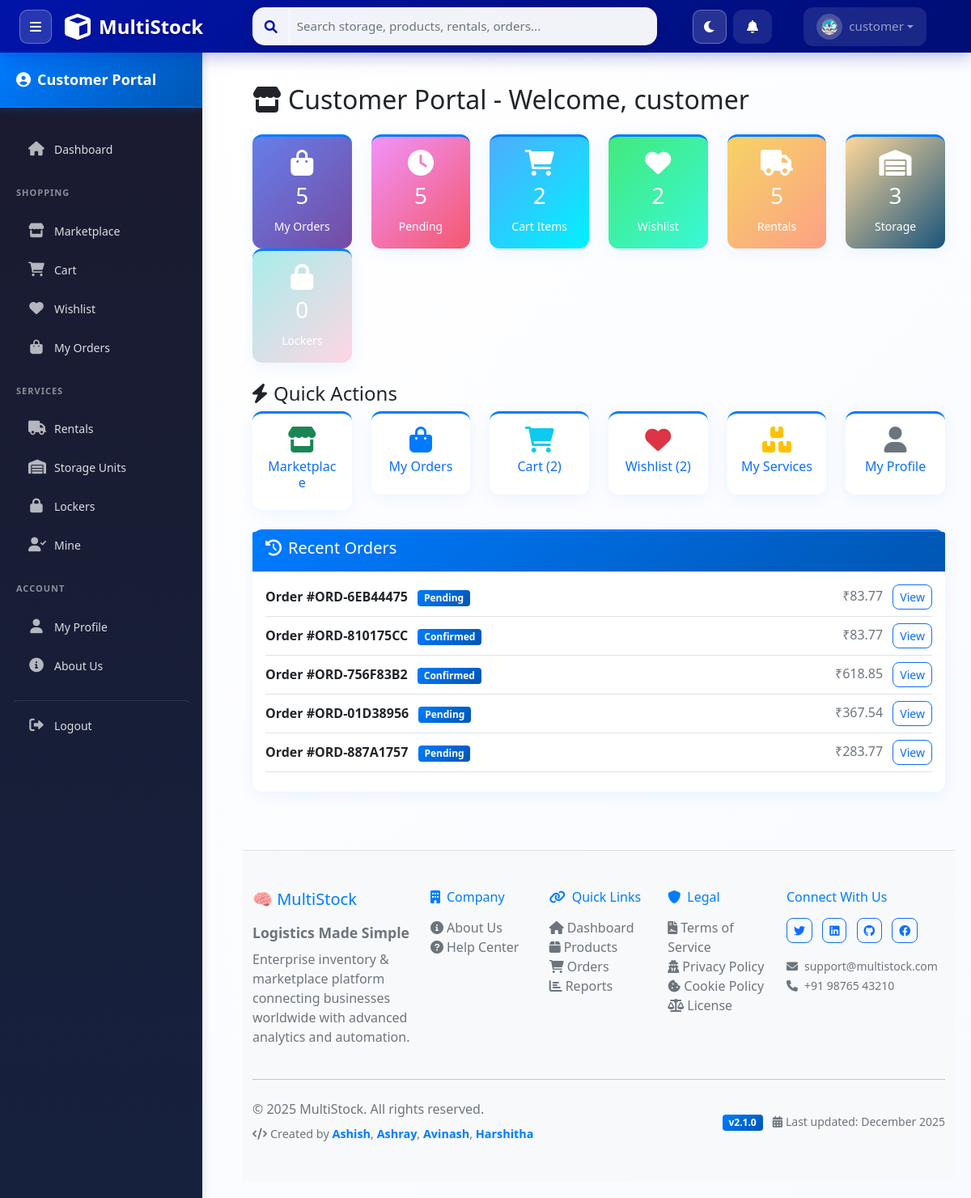
The page /dashboard/customer/ (signed in) on the database its author committed.
### apps/users/models.py (models this page shows, shortened)
class UserProfile(models.Model):
    ROLE_CHOICES = [
        ('superadmin', 'SuperAdmin'),
        ('admin', 'Admin'),
        ('manager', 'Manager'),
        ('staff', 'Staff'),
        ('customer', 'Customer'),
    ]
    user = models.OneToOneField(User, on_delete=models.CASCADE, related_name='profile')
    role = models.CharField(max_length=20, choices=ROLE_CHOICES, default='staff')
    phone = models.CharField(max_length=20, blank=True)
    department = models.CharField(max_length=100, blank=True)
    employee_id = models.CharField(max_length=50, blank=True, unique=True, null=True)
    avatar = models.ImageField(upload_to='avatars/', blank=True, null=True)
    avatar_url = models.CharField(max_length=500, blank=True, null=True)
    bio = models.TextField(blank=True)
    is_active = models.BooleanField(default=True)
    last_login_ip = models.GenericIPAddressField(blank=True, null=True)
    created_at = models.DateTimeField(auto_now_add=True)
    updated_at = models.DateTimeField(auto_now=True)
    class Meta:
        app_label = 'users'
        verbose_name = 'User Profile'
        verbose_name_plural = 'User Profiles'

### apps/orders/models.py (models this page shows, shortened)
class Order(models.Model):
    ORDER_TYPES = [
        ('sale', 'Sales Order'),
        ('purchase', 'Purchase Order'),
    ]
    STATUS_CHOICES = [
        ('pending', 'Pending'),
        ('confirmed', 'Confirmed'),
        ('processing', 'Processing'),
        ('packed', 'Packed'),
        ('ready_to_ship', 'Ready to Ship'),
        ('shipped', 'Shipped'),
        ('in_transit', 'In Transit'),
        ('out_for_delivery', 'Out for Delivery'),
        ('delivered', 'Delivered'),
        ('cancelled', 'Cancelled'),
        ('returned', 'Returned'),
    ]
    PAYMENT_STATUS = [
        ('unpaid', 'Unpaid'),
        ('paid', 'Paid'),
        ('refunded', 'Refunded'),
    ]
    order_number = models.CharField(max_length=100, unique=True)
    order_type = models.CharField(max_length=20, choices=ORDER_TYPES)
    customer = models.ForeignKey('customer.ListModel', on_delete=models.CASCADE, null=True, blank=True)
    customer_user = models.ForeignKey(User, on_delete=models.SET_NULL, null=True, blank=True, related_name='customer_orders')
    supplier = models.ForeignKey('supplier.ListModel', on_delete=models.CASCADE, null=True, blank=True)
    status = models.CharField(max_length=20, choices=STATUS_CHOICES, default='pending')
    payment_status = models.CharField(max_length=20, choices=PAYMENT_STATUS, default='unpaid')
    total_amount = models.DecimalField(max_digits=10, decimal_places=2, default=0)
    discount_amount = models.DecimalField(max_digits=10, decimal_places=2, default=0)
    delivery_fee = models.DecimalField(max_digits=10, decimal_places=2, default=40)
    grand_total = models.DecimalField(max_digits=10, decimal_places=2, default=0)
    delivery_address = models.TextField(blank=True)
    delivery_phone = models.CharField(max_length=20, blank=True)
    payment_method = models.CharField(max_length=50, blank=True)
    delivery_date = models.DateField(null=True, blank=True)
    assigned_to = models.ForeignKey(User, on_delete=models.SET_NULL, null=True, blank=True, related_name='assigned_orders')
    internal_notes = models.TextField(blank=True)
    openid = models.CharField(max_length=255, verbose_name="OpenID", help_text="Store/User Identifier", default="")
    created_by = models.ForeignKey(User, on_delete=models.CASCADE, related_name='created_orders')
    created_at = models.DateTimeField(auto_now_add=True)
    updated_at = models.DateTimeField(auto_now=True)
    class Meta:
        indexes = [
            models.Index(fields=['order_number'], name='idx_order_number'),
            models.Index(fields=['status'], name='idx_order_status'),
            models.Index(fields=['payment_status'], name='idx_payment_status'),
            models.Index(fields=['created_at'], name='idx_order_created'),
            models.Index(fields=['status', 'payment_status'], name='idx_order_state'),
        ]

### greaterwms/views_dashboards.py (the view)
# urls.py: path('dashboard/customer/', views_dashboards.customer_dashboard, name='customer_dashboard'),
@login_required
@require_role('customer')
def customer_dashboard(request):
    from orders.models import Order
    from cart.models import Cart
    from goods.models import ListModel as Product
    my_orders = Order.objects.filter(customer_user=request.user).count()
    pending_orders = Order.objects.filter(customer_user=request.user, status__in=['pending', 'confirmed']).count()
    try:
        cart = Cart.objects.get(user=request.user)
        cart_items = cart.items.count()
    except Cart.DoesNotExist:
        cart_items = 0
    try:
        from wishlist.models import Wishlist
        wishlist = Wishlist.objects.get(user=request.user)
        wishlist_items = wishlist.items.count()
    except:
        wishlist_items = 0
    try:
        from rentals.models import RentalBooking
        active_rentals = RentalBooking.objects.filter(
            customer=request.user,
            status__in=['active', 'pending', 'confirmed']
        ).count()
    except:
        active_rentals = 0
    try:
        from storage.models import StorageBooking
        storage_units = StorageBooking.objects.filter(
            user=request.user,
            status='active'
        ).count()
    except:
        storage_units = 0
    try:
        from lockers.models import LockerBooking
        locker_bookings = LockerBooking.objects.filter(
            created_by=request.user,
            status__in=['active', 'pending']
        ).count()
    except:
        locker_bookings = 0
    recent_orders = Order.objects.filter(customer_user=request.user).only(
        'order_number', 'status', 'total_amount', 'created_at'
    ).order_by('-created_at')[:5]
    context = {
        'my_orders': my_orders,
        'pending_orders': pending_orders,
        'cart_items': cart_items,
        'wishlist_items': wishlist_items,
        'active_rentals': active_rentals,
        'storage_units': storage_units,
        'locker_bookings': locker_bookings,
        'recent_orders': recent_orders,
    }
    return render(request, 'dashboards/customer.html', context)

### apps/permissions/context_processors.py (called while the page is built)
def user_permissions(request):
    if not request.user.is_authenticated:
        return {'user_role': 'guest', 'permissions': {}}
    user_role = get_user_role(request.user)
    permissions = PERMISSION_MATRIX.get(user_role, {})
    return {
        'user_role': user_role,
        'permissions': permissions,
    }

### templates/dashboards/customer.html (shortened to what this page needs)
{% extends 'base.html' %}
{% load static %}
{% block content %}
<div class="container-fluid py-4">
    <h2 class="mb-4"><i class="fas fa-store me-2"></i>Customer Portal - Welcome, {{ user.username }}</h2>
    <div class="row mb-4">
        <div class="col-md-2">
            <div class="card text-white" style="background:linear-gradient(135deg,#667eea,#764ba2)">
                <div class="card-body text-center">
                    <i class="fas fa-shopping-bag fa-2x mb-2"></i>
                    <h3>{{ my_orders|default:0 }}</h3>
                    <small>My Orders</small>
                </div>
            </div>
        </div>
        <div class="col-md-2">
            <div class="card text-white" style="background:linear-gradient(135deg,#f093fb,#f5576c)">
                <div class="card-body text-center">
                    <i class="fas fa-clock fa-2x mb-2"></i>
                    <h3>{{ pending_orders|default:0 }}</h3>
                    <small>Pending</small>
                </div>
            </div>
        </div>
        <div class="col-md-2">
            <div class="card text-white" style="background:linear-gradient(135deg,#4facfe,#00f2fe)">
                <div class="card-body text-center">
                    <i class="fas fa-shopping-cart fa-2x mb-2"></i>
                    <h3>{{ cart_items|default:0 }}</h3>
                    <small>Cart Items</small>
                </div>
            </div>
        </div>
        <div class="col-md-2">
            <div class="card text-white" style="background:linear-gradient(135deg,#43e97b,#38f9d7)">
                <div class="card-body text-center">
                    <i class="fas fa-heart fa-2x mb-2"></i>
                    <h3>{{ wishlist_items|default:0 }}</h3>
                    <small>Wishlist</small>
                </div>
            </div>
        </div>
        <div class="col-md-2">
            <div class="card text-white" style="background:linear-gradient(135deg,#f6d365,#fda085)">
                <div class="card-body text-center">
                    <i class="fas fa-truck fa-2x mb-2"></i>
                    <h3>{{ active_rentals|default:0 }}</h3>
                    <small>Rentals</small>
                </div>
            </div>
        </div>
        <div class="col-md-2">
            <div class="card text-white" style="background:linear-gradient(135deg,#ffd89b,#19547b)">
                <div class="card-body text-center">
                    <i class="fas fa-warehouse fa-2x mb-2"></i>
                    <h3>{{ storage_units|default:0 }}</h3>
                    <small>Storage</small>
                </div>
            </div>
        </div>
        <div class="col-md-2">
            <div class="card text-white" style="background:linear-gradient(135deg,#a8edea,#fed6e3)">
                <div class="card-body text-center">
                    <i class="fas fa-lock fa-2x mb-2"></i>
                    <h3>{{ locker_bookings|default:0 }}</h3>
                    <small>Lockers</small>
                </div>
            </div>
        </div>
    </div>
    <div class="row mb-4">
        <div class="col-12"><h4><i class="fas fa-bolt me-2"></i>Quick Actions</h4></div>
        <div class="col-md-2">
            <a href="{% url 'customers:marketplace' %}" class="card text-center text-decoration-none p-3 hover-shadow">
                <i class="fas fa-store fa-2x text-success mb-2"></i>
                <h6>Marketplace</h6>
            </a>
        </div>
        <div class="col-md-2">
            <a href="{% url 'customers:my_orders' %}" class="card text-center text-decoration-none p-3 hover-shadow">
                <i class="fas fa-shopping-bag fa-2x text-primary mb-2"></i>
                <h6>My Orders</h6>
            </a>
        </div>
        <div class="col-md-2">
            <a href="/cart/" class="card text-center text-decoration-none p-3 hover-shadow">
                <i class="fas fa-shopping-cart fa-2x text-info mb-2"></i>
                <h6>Cart ({{ cart_items|default:0 }})</h6>
            </a>
        </div>
        <div class="col-md-2">
            <a href="/wishlist/" class="card text-center text-decoration-none p-3 hover-shadow">
                <i class="fas fa-heart fa-2x text-danger mb-2"></i>
                <h6>Wishlist ({{ wishlist_items|default:0 }})</h6>
            </a>
        </div>
        <div class="col-md-2">
            <a href="{% url 'customers:mine' %}" class="card text-center text-decoration-none p-3 hover-shadow">
                <i class="fas fa-boxes fa-2x text-warning mb-2"></i>
                <h6>My Services</h6>
            </a>
        </div>
        <div class="col-md-2">
            <a href="{% url 'customers:my_profile' %}" class="card text-center text-decoration-none p-3 hover-shadow">
                <i class="fas fa-user fa-2x text-secondary mb-2"></i>
                <h6>My Profile</h6>
            </a>
        </div>
    </div>
    {% if recent_orders %}
    <div class="row">
        <div class="col-12">
            <div class="card">
                <div class="card-header bg-primary text-white">
                    <h5><i class="fas fa-history me-2"></i>Recent Orders</h5>
                </div>
                <div class="card-body">
                    {% for order in recent_orders %}
                    <div class="d-flex justify-content-between align-items-center mb-2 pb-2 border-bottom">
                        <div>
                            <strong>Order #{{ order.order_number }}</strong>
                            <span class="badge bg-primary ms-2">{{ order.status|title }}</span>
                        </div>
                        <div>
                            <span class="text-muted">₹{{ order.total_amount }}</span>
                            <a href="{% url 'customers:order_detail' order.id %}" class="btn btn-sm btn-outline-primary ms-2">View</a>
                        </div>
                    </div>
                    {% endfor %}
                </div>
            </div>
        </div>
    </div>
    {% endif %}
</div>
{% endblock %}

### templates/components/navbar_actions.html (shortened to what this page needs)
<div class="navbar-nav d-flex align-items-center">
    <button class="btn btn-link text-white me-2 px-3 py-2 position-relative"
        style="border-radius: 12px; background: rgba(255,255,255,0.1); transition: all 0.3s ease;" title="Notifications"
        onclick="toggleNotifications()" id="notificationBtn">
        <i class="fas fa-bell" id="notificationIcon"></i>
    </button>
    <div class="nav-item dropdown">
        <a class="nav-link dropdown-toggle d-flex align-items-center" href="#" role="button" data-bs-toggle="dropdown"
            style="background: rgba(255,255,255,0.1); border-radius: 12px; padding: 8px 16px; transition: all 0.3s ease;">
            <div class="me-2"
                style="background: rgba(255,255,255,0.2); padding: 6px; border-radius: 50%; width: 32px; height: 32px; display: flex; align-items: center; justify-content: center;">
                {% with avatar_url=user.customer_profile.avatar_url|default:user.profile.avatar_url|default:'' %}
                    {% if avatar_url %}
                    <img src="{{ avatar_url }}" id="navbarUserPhoto" onerror="this.style.display='none';this.nextElementSibling.style.display='flex';"
                    style="width: 20px; height: 20px; border-radius: 50%; object-fit: cover;">
                    {% else %}
                    <i class="fas fa-user" style="font-size: 0.9rem;" id="navbarUserIcon"></i>
                    {% endif %}
                {% endwith %}
            </div>
            <span style="font-weight: 500;">{{ user.username }}</span>
        </a>
    </div>
</div>

### static/css/multistock.css (style rules this page uses)
.card { box-shadow: 0 0.125rem 0.25rem rgba(0, 0, 0, 0.075); }
.card { border: none; box-shadow: 0 4px 20px rgba(0, 123, 255, 0.08); background: white; border-radius: 12px; border-top: 3px solid #007bff; transition: all 0.3s ease; }
body { background: linear-gradient(135deg, #ffffff 0%, #f8faff 100%); }
.text-primary { color: #007bff !important; }
.bg-primary { background: linear-gradient(135deg, #007bff 0%, #0056b3 100%) !important; }

### static/css/sidebar.css (style rules this page uses)
.nav-item, .nav-header { display: flex; align-items: center; padding: 0.85rem 1.2rem; color: #495057; text-decoration: none; transition: all 0.3s ease; cursor: pointer; border-radius: 10px; margin: 3px 12px; font-weight: 500; font-size: 0.95rem; }
body { display: flex; flex-direction: column; min-height: 100vh; }

### templates/dashboards/customer.html (style rules this page uses)
.hover-shadow { transition: all 0.3s ease; }

### templates/base.html (style rules this page uses)
.btn { border-radius: 8px; font-weight: 500; }

### rows shown on the page
UserProfile: avatar_url (picture)
Order: order_number "ORD-6EB44475", status "Pending", total_amount "83.77"
Order: order_number "ORD-810175CC", status "Confirmed", total_amount "83.77"
Order: order_number "ORD-756F83B2", status "Confirmed", total_amount "618.85"
Order: order_number "ORD-01D38956", status "Pending", total_amount "367.54"
Order: order_number "ORD-887A1757", status "Pending", total_amount "283.77"

### other values the page prints
{{ user.username }} "customer"
{{ my_orders|default:0 }} "5"
{{ pending_orders|default:0 }} "5"
{{ cart_items|default:0 }} "2"
{{ wishlist_items|default:0 }} "2"
{{ active_rentals|default:0 }} "5"
{{ storage_units|default:0 }} "3"
{{ locker_bookings|default:0 }} "0"
